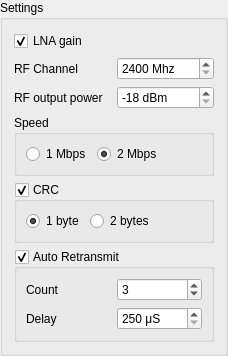
         <widget class="QGroupBox" name="settingsGroupBox">
          <property name="title">
           <string>Settings</string>
          </property>
          <layout class="QGridLayout" name="gridLayout_6">
           <item row="3" column="0">
            <widget class="QGroupBox" name="groupBox_4">
             <property name="title">
              <string>Speed</string>
             </property>
             <property name="checkable">
              <bool>false</bool>
             </property>
             <layout class="QHBoxLayout" name="horizontalLayout_5">
              <item>
               <widget class="QRadioButton" name="speed1Mbps">
                <property name="text">
                 <string>1 Mbps</string>
                </property>
               </widget>
              </item>
              <item>
               <widget class="QRadioButton" name="speed2Mbps">
                <property name="text">
                 <string>2 Mbps</string>
                </property>
                <property name="checked">
                 <bool>true</bool>
                </property>
               </widget>
              </item>
              <item>
               <spacer name="horizontalSpacer_4">
                <property name="orientation">
                 <enum>Qt::Horizontal</enum>
                </property>
                <property name="sizeHint" stdset="0">
                 <size>
                  <width>40</width>
                  <height>20</height>
                 </size>
                </property>
               </spacer>
              </item>
             </layout>
            </widget>
           </item>
           <item row="0" column="0">
            <layout class="QHBoxLayout" name="horizontalLayout_7">
             <item>
              <widget class="QCheckBox" name="lnaGain">
               <property name="toolTip">
                <string>&lt;html&gt;&lt;head/&gt;&lt;body&gt;&lt;p&gt;The LNA gain makes it possible to reduce the current consumption in RX mode with 0.8mA at the cost of 1.5dB reduction in receiver sensitivity.&lt;/p&gt;&lt;/body&gt;&lt;/html&gt;</string>
               </property>
               <property name="text">
                <string>LNA gain</string>
               </property>
               <property name="checked">
                <bool>true</bool>
               </property>
              </widget>
             </item>
             <item>
              <spacer name="horizontalSpacer_3">
               <property name="orientation">
                <enum>Qt::Horizontal</enum>
               </property>
               <property name="sizeHint" stdset="0">
                <size>
                 <width>40</width>
                 <height>20</height>
                </size>
               </property>
              </spacer>
             </item>
            </layout>
           </item>
           <item row="2" column="0">
            <layout class="QHBoxLayout" name="horizontalLayout_6">
             <item>
              <widget class="QLabel" name="label_10">
               <property name="toolTip">
                <string>&lt;html&gt;&lt;head/&gt;&lt;body&gt;

&lt;table style=&quot;width:100%&quot;&gt;
&lt;tbody&gt;&lt;tr&gt;
	&lt;th&gt;RF output power&lt;/th&gt;
	&lt;th&gt;DC current consumption&lt;/th&gt;
&lt;/tr&gt;
&lt;tr&gt;
	&lt;td&gt;0dBm&lt;/td&gt;
	&lt;td&gt;11.3mA&lt;/td&gt;
&lt;/tr&gt;
&lt;tr&gt;
	&lt;td&gt;-6dBm&lt;/td&gt;
	&lt;td&gt;9.0mA&lt;/td&gt;
&lt;/tr&gt;

&lt;tr&gt;
	&lt;td&gt;-12dBm&lt;/td&gt;		
	&lt;td&gt;7.5mA&lt;/td&gt;		
&lt;/tr&gt;

&lt;tr&gt;
	&lt;td&gt;-18dBm&lt;/td&gt;
	&lt;td&gt;7.0mA&lt;/td&gt;
&lt;/tr&gt;
&lt;/tbody&gt;&lt;/table&gt;

&lt;/body&gt;&lt;/html&gt;</string>
               </property>
               <property name="text">
                <string>RF output power</string>
               </property>
              </widget>
             </item>
             <item>
              <widget class="QSpinBox" name="rfOutPower">
               <property name="suffix">
                <string> dBm</string>
               </property>
               <property name="minimum">
                <number>-18</number>
               </property>
               <property name="maximum">
                <number>0</number>
               </property>
               <property name="singleStep">
                <number>6</number>
               </property>
               <property name="value">
                <number>-18</number>
               </property>
              </widget>
             </item>
            </layout>
           </item>
           <item row="1" column="0">
            <layout class="QHBoxLayout" name="horizontalLayout_3">
             <item>
              <widget class="QLabel" name="label">
               <property name="text">
                <string>RF Channel</string>
               </property>
              </widget>
             </item>
             <item>
              <widget class="QSpinBox" name="rfChannelSpinBox">
               <property name="suffix">
                <string> Mhz</string>
               </property>
               <property name="minimum">
                <number>2400</number>
               </property>
               <property name="maximum">
                <number>2525</number>
               </property>
              </widget>
             </item>
            </layout>
           </item>
           <item row="4" column="0">
            <widget class="QGroupBox" name="crcGroupBox">
             <property name="title">
              <string>CRC</string>
             </property>
             <property name="checkable">
              <bool>true</bool>
             </property>
             <layout class="QGridLayout" name="gridLayout">
              <item row="0" column="0">
               <widget class="QRadioButton" name="crc1Byte">
                <property name="text">
                 <string>1 byte</string>
                </property>
                <property name="checked">
                 <bool>true</bool>
                </property>
               </widget>
              </item>
              <item row="0" column="1">
               <widget class="QRadioButton" name="crc2Bytes">
                <property name="text">
                 <string>2 bytes</string>
                </property>
                <property name="checked">
                 <bool>false</bool>
                </property>
               </widget>
              </item>
              <item row="0" column="2">
               <spacer name="horizontalSpacer_5">
                <property name="orientation">
                 <enum>Qt::Horizontal</enum>
                </property>
                <property name="sizeHint" stdset="0">
                 <size>
                  <width>44</width>
                  <height>20</height>
                 </size>
                </property>
               </spacer>
              </item>
             </layout>
            </widget>
           </item>
           <item row="5" column="0">
            <widget class="QGroupBox" name="autoRetransmitGroupBox">
             <property name="title">
              <string>Auto Retransmit</string>
             </property>
             <property name="checkable">
              <bool>true</bool>
             </property>
             <layout class="QGridLayout" name="gridLayout_7">
              <item row="0" column="0">
               <layout class="QHBoxLayout" name="horizontalLayout_13">
                <item>
                 <widget class="QLabel" name="label_5">
                  <property name="text">
                   <string>Count</string>
                  </property>
                 </widget>
                </item>
                <item>
                 <widget class="QSpinBox" name="retransmitCount">
                  <property name="minimum">
                   <number>1</number>
                  </property>
                  <property name="maximum">
                   <number>15</number>
                  </property>
                  <property name="value">
                   <number>3</number>
                  </property>
                 </widget>
                </item>
               </layout>
              </item>
              <item row="1" column="0">
               <layout class="QHBoxLayout" name="horizontalLayout_12">
                <item>
                 <widget class="QLabel" name="label_4">
                  <property name="text">
                   <string>Delay</string>
                  </property>
                 </widget>
                </item>
                <item>
                 <widget class="QSpinBox" name="retransmitDelay">
                  <property name="suffix">
                   <string> μS</string>
                  </property>
                  <property name="minimum">
                   <number>250</number>
                  </property>
                  <property name="maximum">
                   <number>4000</number>
                  </property>
                  <property name="singleStep">
                   <number>250</number>
                  </property>
                 </widget>
                </item>
               </layout>
              </item>
             </layout>
            </widget>
           </item>
          </layout>
         </widget>
